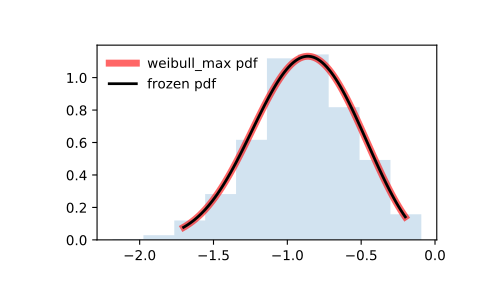

Here is the Python script that generated this plot:
from scipy.stats import weibull_max
import matplotlib.pyplot as plt
fig, ax = plt.subplots(1, 1)

# Calculate a few first moments:

c = 2.87
mean, var, skew, kurt = weibull_max.stats(c, moments='mvsk')

# Display the probability density function (``pdf``):

x = np.linspace(weibull_max.ppf(0.01, c),
                weibull_max.ppf(0.99, c), 100)
ax.plot(x, weibull_max.pdf(x, c),
       'r-', lw=5, alpha=0.6, label='weibull_max pdf')

# Alternatively, the distribution object can be called (as a function)
# to fix the shape, location and scale parameters. This returns a "frozen"
# RV object holding the given parameters fixed.

# Freeze the distribution and display the frozen ``pdf``:

rv = weibull_max(c)
ax.plot(x, rv.pdf(x), 'k-', lw=2, label='frozen pdf')

# Check accuracy of ``cdf`` and ``ppf``:

vals = weibull_max.ppf([0.001, 0.5, 0.999], c)
np.allclose([0.001, 0.5, 0.999], weibull_max.cdf(vals, c))
# True

# Generate random numbers:

r = weibull_max.rvs(c, size=1000)

# And compare the histogram:

ax.hist(r, density=True, histtype='stepfilled', alpha=0.2)
ax.legend(loc='best', frameon=False)
plt.show()
